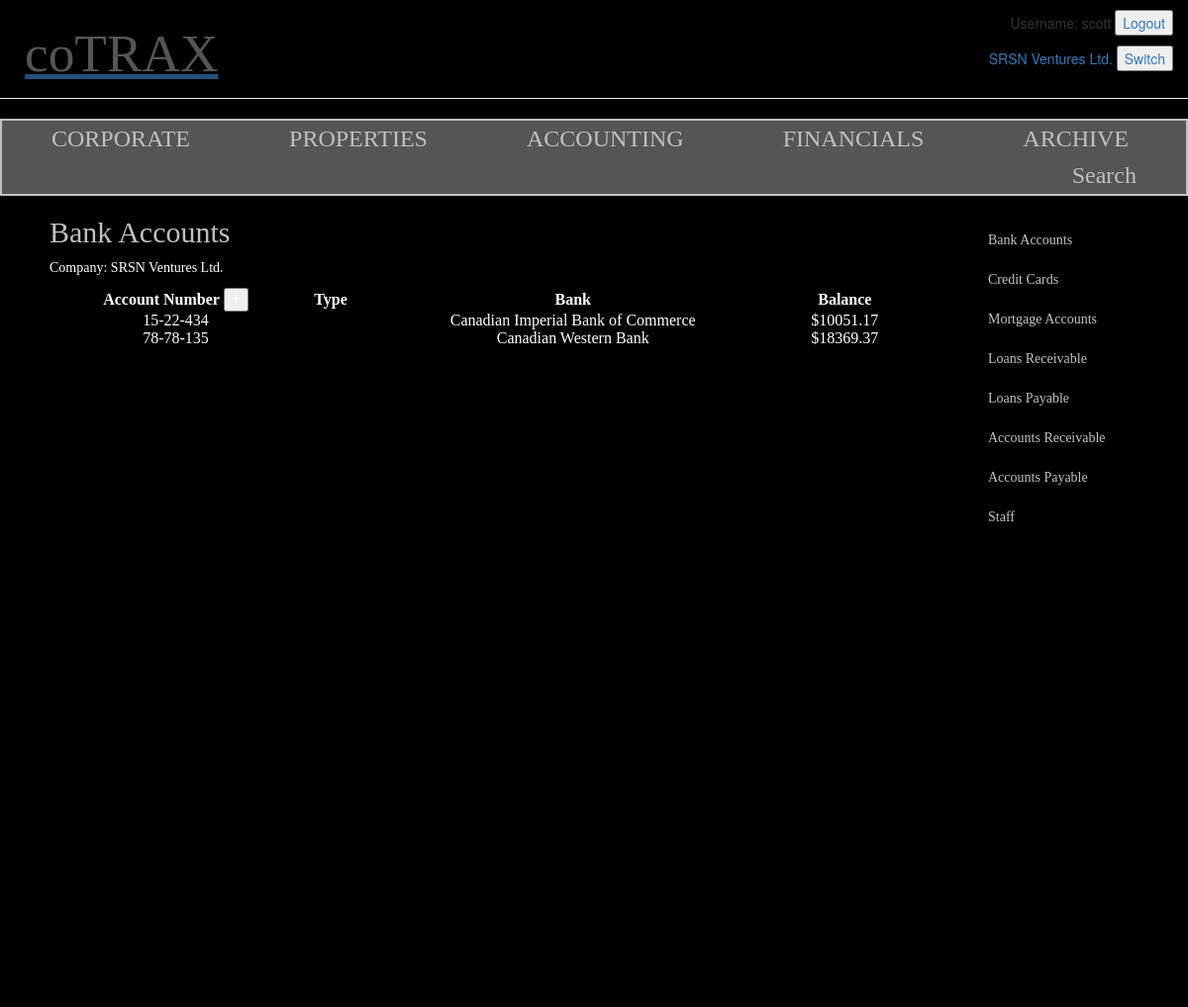
Screenshot of /1/accounting/banking/accounts/ (signed in) with the database file from the repository.
### reco/models.py (models this page shows, shortened)
class Account_Holder(models.Model):
    name = models.CharField(max_length=100)
    entry_by = models.ForeignKey('auth.User',default='')
    address = models.CharField(max_length=200)
    city = models.CharField(max_length=50)
    province = models.ForeignKey('Province')
    postalcode = models.CharField(max_length=50)

class Account(models.Model):
    account_holder = models.ForeignKey('Account_Holder',default='')
    bank = models.ForeignKey('Bank', default=None)
    acct_number = models.CharField(max_length=50, null=True)

class Bank(models.Model):
    name = models.CharField(max_length=100)
    def __str__(self):
        return self.name

### reco/views.py (the view)
# urls.py: url(r'^(?P<pk>[0-9]+)/accounting/banking/accounts/$', views.bank_accounts, name='bank_accounts'),
@login_required
def bank_accounts(request, pk):
    company = get_object_or_404(Account_Holder, pk=pk)
    accounts = Account.objects.filter(account_holder__pk=pk).order_by('bank')
    account_balance = []
    for account in accounts:
        transactions = Transaction.objects.filter(account__pk=account.id)
        tran_sum = 0
        for transaction in transactions:
            tran_sum += transaction.value
        account_balance.append(round(tran_sum,2))
    data = zip(accounts,account_balance)
    return render(request, 'reco/bank_accounts.html', {'company':company, 'data':data})

### reco/templates/reco/bank_accounts.html (shortened to what this page needs)
{% extends 'reco/base.html' %}
{% block content %}
    <div class="side-menu">
        <ul>
            <li><a href="{% url 'reco:bank_accounts' pk=company.id %}">Bank Accounts</li>
            <li><a href="{% url 'reco:creditcard_accounts' pk=company.id %}">Credit Cards</li>
            <li><a href="{% url 'reco:mortgage_accounts' pk=company.id %}">Mortgage Accounts</li>
            <li><a href="{% url 'reco:loans_receivable' pk=company.id %}">Loans Receivable</li>
            <li><a href="{% url 'reco:loans_payable' pk=company.id %}">Loans Payable</li>
            <li><a href="{% url 'reco:accounts_receivable' pk=company.id %}">Accounts Receivable</li>
            <li><a href="{% url 'reco:accounts_payable' pk=company.id %}">Accounts Payable</li>
            <li><a href="{% url 'reco:staff_list' pk=company.id %}">Staff</li>
        </ul>
    </div>
        <h2>Bank Accounts</h2>
        <p>Company: {{ company.name }}</p>
	<table style="width:75%">
            <tr>
                <th>Account Number <button type="button">+</button></th>
                <th>Type</th>
                <th>Bank</th>
                <th>Balance</th>
            </tr>
            {% for account, account_balance in data %}
                <tr>
                    <td><a href="{% url 'reco:transaction_log' pk=company.id pk4=account.id %}">{{ account.acct_number }}</td>
                    <td>{{ account.type }}</td>
                    <td>{{ account.bank }}</td>
                    <td>${{ account_balance }}</td>
                </tr>
            {% endfor %}
        </table>
    {% endblock %}

### reco/templates/reco/base.html (shortened to what this page needs)
{% load staticfiles %}
<html>
    <head>
        <link rel="stylesheet" href="//maxcdn.bootstrapcdn.com/bootstrap/3.2.0/css/bootstrap.min.css">
        <link rel="stylesheet" href="//maxcdn.bootstrapcdn.com/bootstrap/3.2.0/css/bootstrap-theme.min.css">
        <link rel="stylesheet" href="{% static 'css/reco.css' %}">
    </head>
    <body>
            <div class="userbar">
                <ul>
                {% if user.is_authenticated %}
                    <li>Username: {{ user.username }} <button type="button"><a href="{% url 'logout' %}">Logout</button></li>
                    <li>{{ company.name }} <button type="button"><a href="{% url 'reco:company_select' %}">Switch</button></li>
                {% else %}
                    <li>Registered User? <button type="button"><a href="{% url 'login' %}">Login</button></li>
                    <li>New User? Register</li>
                {% endif %}
                </ul>
            </div>
        <div class="page-header">
            <h1>coTRAX</h1>
        </div>
        <div class="top-menu">
            <ul>
                <li><a href="{% url 'reco:company_home' pk=company.id %}">CORPORATE</li>
                <li><a href="{% url 'reco:buildings_list' pk=company.id %}">PROPERTIES</li>
                <li><a href="{% url 'reco:accounting_overview' pk=company.id %}">ACCOUNTING</li>
                <li><a href="{% url 'reco:financials_view' pk=company.id %}">FINANCIALS</li>
                <li><a href="{% url 'reco:archive_view' pk=company.id %}">ARCHIVE</li>
                <li style="float:right"><a href="http://google.com" </a>Search</li>
            </ul>
        </div>
	<div class="content">
            {% block content %}
            {% endblock %}
	</div>
   </body>
</html>

### reco/static/css/reco.css (style rules this page uses)
.page-header { background-color: #36454fk; margin-top: 0; padding: 5px 5px 5px 5px; }
.page-header h1, .page-header h1 a, .page-header h1 a:visited, .page-header h1 a:active { color: #555; font-size: 40pt; font-family: Verdana; margin-left: 20px; text-decoration: none; }
.userbar ul { list-style-type: none; margin: 0; padding: 0; float: right; background-color: black; width: 25%; }
.userbar li { text-align:right; padding-top: 10px; padding-bottom: 0px; padding-right:15px; }
body { background: black; }
.top-menu ul { list-style-type: none; margin: 0; padding: 0; overflow: hidden; background-color: #555; border: 2px solid silver; }
.top-menu li { float: left; }
.top-menu li a { display: block; font-family: Verdana; font: 18pt bold; color: silver; text-align: center; padding: 0px 50px; margin-top: 5px; margin-bottom: 5px; text-decoration: none; }
.side-menu ul { list-style-type: none; margin: 0; padding: 0; float: right; background-color: black; width: 18%; height: 100%; overflow: auto; }
.side-menu li { text-align: left; }
.side-menu li a { display: block; padding: 5px; color: silver; font-family: Verdana; font: 16pt; text-decoration: none; }
.content { margin-left: 50px; font-family: Verdana; color: white; }
.content p, .content p a { color: white; text-decoration: none; }
.content h2, .content h2 a { color: silver; font-family: Verdana; font: 16pt; text-decoration: none; }
th, td, td a { color: white; text-align: center; }

### rows the page displays
Account_Holder: name "SRSN Ventures Ltd."
Account: acct_number "15-22-434", bank "Canadian Imperial Bank of Commerce", account_balance "10051.17"
Account: acct_number "78-78-135", bank "Canadian Western Bank", account_balance "18369.37"

### other values shown
{{ user.username }} "scott"
